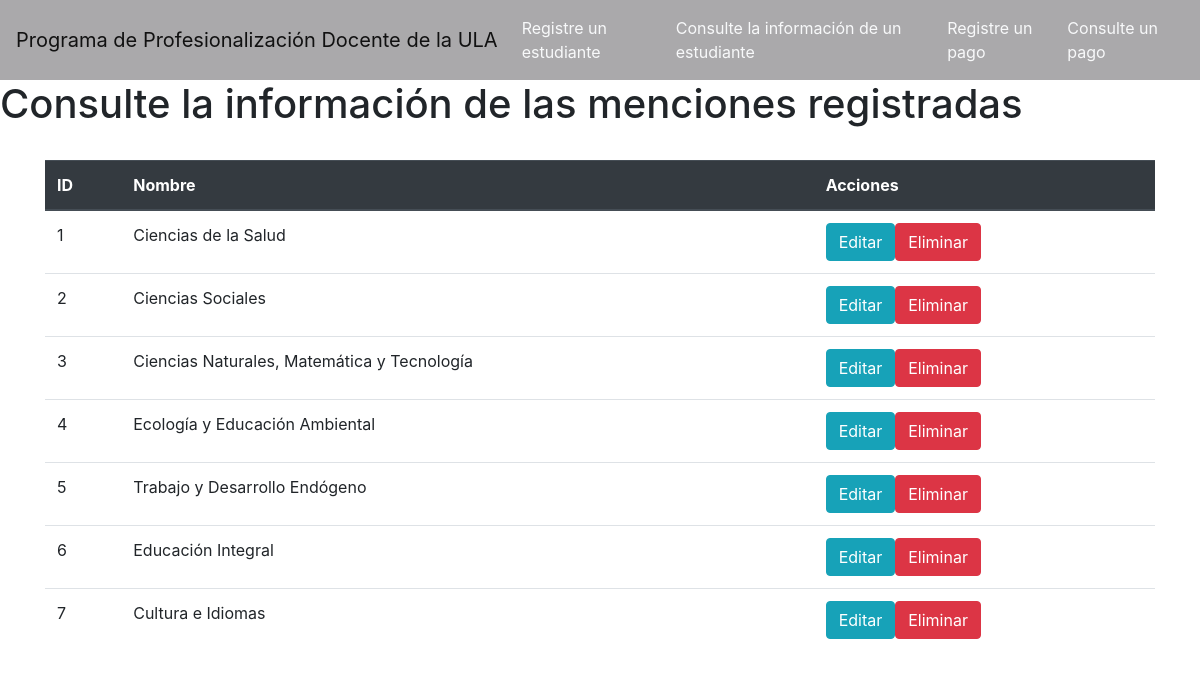
/admin/verMenciones.php (signed in), run on the app's committed database.
### tables this page shows
CREATE TABLE `menciones` (
  `id` int(11) NOT NULL,
  `nombre` varchar(45) NOT NULL,
  `codigo` int(3) NOT NULL
);

### admin/verMenciones.php (the view, shortened to what this page needs)
<?php require('../config.php'); ?>
<!DOCTYPE html>
<html>
<head>
    <link rel="stylesheet" type="text/css" href="../css/bootstrap.min.css">
</head>
<body>
    <header>
        <nav class="navbar navbar-expand-lg navbar-light" style="background-color: #AAA9AB">
            <a class="navbar-brand" href="../paginaP.php">Programa de Profesionalización Docente de la ULA</a>
            <div class="collapse navbar-collapse" id="navbarSupportedContent">
                <ul class="navbar-nav mr-auto">
                    <li class="nav-item"><a class="nav-link text-light" href="../registroEs.php">Registre un
							estudiante</a></li>
                    <li class="nav-item"><a class="nav-link text-light" href="../consultaEs.php">Consulte la información
							de un estudiante</a></li>
                    <li class="nav-item"><a class="nav-link text-light" href="../registroPa.php">Registre un pago</a></li>
                    <li class="nav-item"><a class="nav-link text-light" href="../consultaPa.php">Consulte un
							pago</a></li>
                </ul>
            </div>
        </nav>
    </header>
    <h1>Consulte la información de las menciones registradas</h1>
    <div class="container">
        <br>
        <table class="table">
            <thead class="thead-dark">
                <tr>
                    <th>ID</th>
                    <th>Nombre</th>
                    <th>Acciones</th>
                </tr>
            </thead>
            <tbody>
                <?php
                    $sql = "SELECT
                        `id`,
                        `nombre`
                        FROM `menciones`
                        ORDER BY `id`";
                    if($stmt = $pdo->prepare($sql)) {
                        if($stmt->execute()) {
                            if($stmt->rowCount() > 0){
                                while($row = $stmt->fetch()){
                                    echo '<tr>'.PHP_EOL;
                                    echo "\t<td>{$row['id']}</td>".PHP_EOL;
                                    echo "\t<td>{$row['nombre']}</td>".PHP_EOL;
                                    echo "\t<td>".
                                        '<a href="editarMencion.php?id='.$row["id"].'" class="btn btn-info" role="button">Editar</a>'.
                                        '<a href="borrarMencion.php?id='.$row["id"].'" class="btn btn-danger confirma-mencion" role="button">Eliminar</a>'
                                    ."</td>".PHP_EOL;
                                    echo "</tr>".PHP_EOL;
                                }
                            } else {
                                echo '<tr><td colspan="3">No se encontraron menciones registradas.</td></tr>'.PHP_EOL;
                            }
                        } else {
                            echo '<tr><td colspan="3">Ocurrió un error al acceder a la base de datos.</td></tr>'.PHP_EOL;
                        }
                    }
                    ?>
            </tbody>
        </table>
    </div>
</body>
</html>

### data on the page
menciones: id "1", nombre "Ciencias de la Salud"
menciones: id "2", nombre "Ciencias Sociales"
menciones: id "3", nombre "Ciencias Naturales, Matemática y Tecnología"
menciones: id "4", nombre "Ecología y Educación Ambiental"
menciones: id "5", nombre "Trabajo y Desarrollo Endógeno"
menciones: id "6", nombre "Educación Integral"
menciones: id "7", nombre "Cultura e Idiomas"
